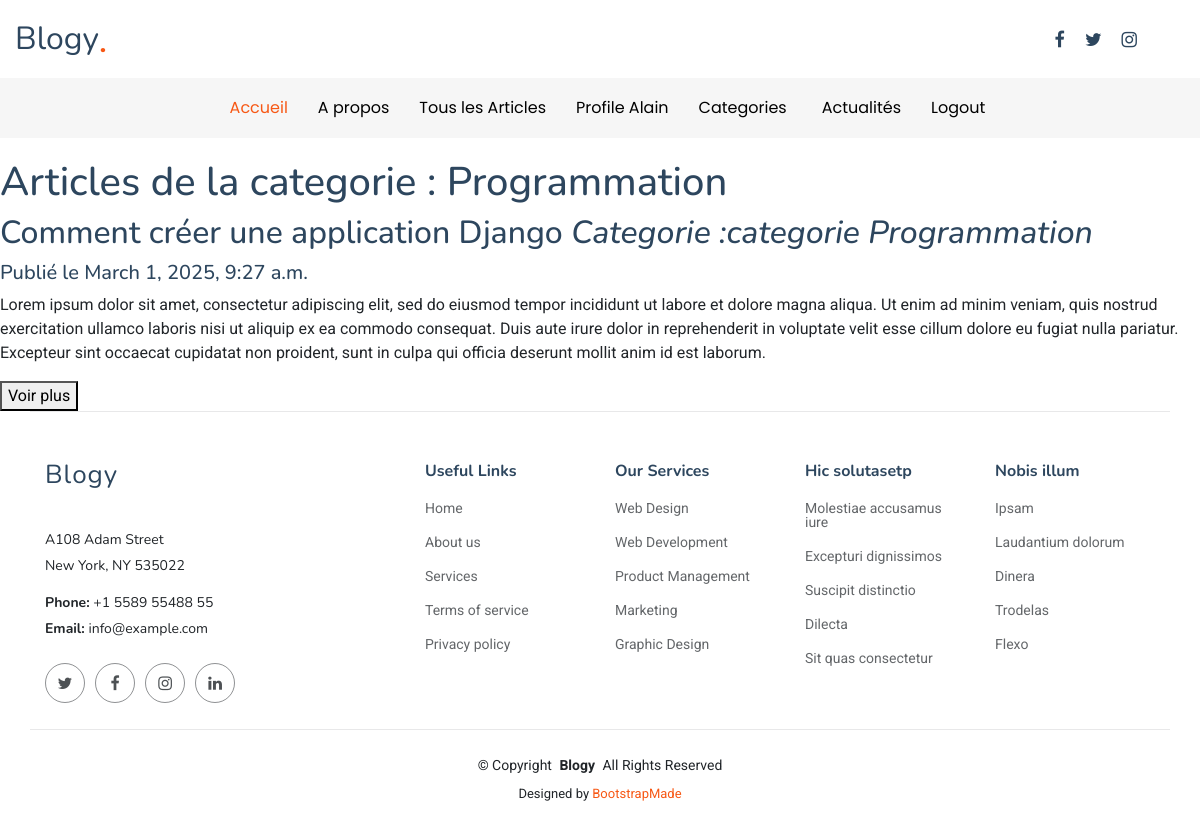
Screenshot of /category/Programmation (signed in) with the database file from the repository.
### articles/models.py (models this page shows, shortened)
class Categorie(models.Model):
    nom = models.CharField(max_length=100)
    def __str__(self):
        return "categorie " + self.nom

class Article(models.Model):
    titre = models.CharField(max_length=255)
    contenu = models.TextField(null=True)
    date_publication = models.DateTimeField(auto_now_add=True)
    categorie = models.ForeignKey('Categorie',related_name='articles', on_delete=models.CASCADE)
    auteur = models.ForeignKey(User, on_delete = models.CASCADE)
    likes = models.ManyToManyField(User, related_name = 'liked_articles', blank=True)
    favoris = models.ManyToManyField(User, related_name = 'favorite_articles', blank=True)
    image = models.ImageField(upload_to='articles_images/', blank=True, null=True )

### articles/views.py (the view)
# urls.py: path('category/<str:nom>', category, name="category"),
def category(request, nom):
    categorie =  Categorie.objects.get(nom=nom)
    articles_categorie = categorie.articles.all()
    return render(request, 'category.html', {'categorie': categorie,
                                            'articles': articles_categorie})

### articles/context_processors.py (called while the page is built)
def categories(request):
    all_categories = Categorie.objects.all()
    return {'categories': all_categories}

### articles/templates/category.html (shortened to what this page needs)
{% extends 'base.html' %}
{% block content %}
    <h1>Articles de la categorie : {{ categorie.nom }} </h1>
    {% for post in articles %}
        <h2>{{ post.titre }} <i> Categorie :{{ post.categorie }}</i></h2>
        <h5>Publié le {{ post.date_publication}}</h5>
        <p>{{ post.contenu }}</p>
        <a href="{% url 'post_detail' 'article' post.id  %}"><button>Voir plus</button></a>
        <br>
    {% endfor %}
{% endblock%}

### articles/templates/navbar.html (shortened to what this page needs)
<header id="header" class="header position-relative">
    <div class="container-fluid container-xl position-relative">
      <div class="top-row d-flex align-items-center justify-content-between">
        <a href="{% url 'home' %}" class="logo d-flex align-items-end">
          <h1 class="sitename">Blogy</h1><span>.</span>
        </a>
        <div class="d-flex align-items-center">
          <div class="social-links">
            <a href="#" class="facebook"><i class="fa fa-facebook"></i></a>
            <a href="#" class="twitter"><i class="fa fa-twitter"></i></a>
            <a href="#" class="instagram"><i class="fa fa-instagram"></i></a>
          </div>
        </div>
      </div>
    </div>
    <div class="nav-wrap">
      <div class="container d-flex justify-content-center position-relative">
        <nav id="navmenu" class="navmenu">
          <ul>
            <li><a href="{% url 'home' %}" class="active">Accueil</a></li>
            <li><a href="{% url 'about' %}">A propos</a></li>
            {% if user.is_authenticated %}
            <li><a href="{% url 'posts' %}">Tous les Articles</a></li>
            <li><a href="">Profile {{user.username}}</a></li>
            <li class="dropdown"><a href="#"><span>Categories</span> </a>
            </li>
            <li><a href="{%url 'news' %}">Actualités</a></li>
            <li><a href="{%url 'logout' %}">Logout</a></li>
            {% else %}
            <li><a href="{%url 'login' %}">Login</a></li>
            <li><a href="{%url 'register' %}">Register</a></li>
            {% endif %}
          </ul>
        </nav>
      </div>
    </div>
  </header>

### articles/templates/base.html (style rules this page uses)
:root { --default-font: "Roboto", system-ui, -apple-system, "Segoe UI", Roboto, "Helvetica Neue", Arial, "Noto Sans", "Liberation Sans", sans-serif, "Apple Color Emoji", "Segoe UI Emoji", "Segoe UI Symbol", "Noto Color Emoji"; --heading-font: "Nunito", sans-serif; --nav-font: "Poppins", sans-serif; }
:root { --background-color: #ffffff; --default-color: #212529; --heading-color: #2d465e; --accent-color: #f75815; --surface-color: #ffffff; --contrast-color: #ffffff; }
:root { --nav-color: #000000; --nav-hover-color: #f75815; --nav-mobile-background-color: #ffffff; --nav-dropdown-background-color: #ffffff; --nav-dropdown-color: #212529; --nav-dropdown-hover-color: #f75815; }
:root { scroll-behavior: smooth; }
body { color: var(--default-color); background-color: var(--background-color); font-family: var(--default-font); }
a { color: var(--accent-color); text-decoration: none; transition: 0.3s; }
h1, h2, h3, h4, h5, h6 { color: var(--heading-color); font-family: var(--heading-font); }
.header { transition: all 0.5s; z-index: 997; padding: 20px 0; }
.header .top-row { padding-bottom: 10px; }
.header .top-row .logo { text-decoration: none; }
.header .top-row .logo .sitename { font-size: 32px; font-weight: 400; color: var(--heading-color); font-family: var(--heading-font); margin: 0; }
.header .top-row .logo span { color: var(--accent-color); font-size: 28px; font-weight: 700; line-height: 1.1; }
.header .social-links a { color: var(--heading-color); padding: 0 8px; display: inline-block; font-size: 18px; transition: 0.3s; }
@media (max-width: 1200px) { .header .social-links { padding-right: 40px; } }
.header .nav-wrap { background-color: color-mix(in srgb, var(--default-color), transparent 96%); margin-top: 10px; display: flex; justify-content: center; }
@media (min-width: 1200px) { .navmenu { padding: 0; } }
@media (min-width: 1200px) { .navmenu ul { margin: 0; padding: 0; display: flex; list-style: none; align-items: center; } }
@media (min-width: 1200px) { .navmenu li { position: relative; } }
@media (min-width: 1200px) { .navmenu a, .navmenu a:focus { color: var(--nav-color); padding: 18px 15px; font-size: 16px; font-family: var(--nav-font); font-weight: 400; display: flex; align-items: center; justify-content: space-between; white-space: nowrap; transition: 0.3s; } }
@media (min-width: 1200px) { .navmenu li:last-child a { padding-right: 0; } }
@media (min-width: 1200px) { .navmenu li:hover>a, .navmenu .active, .navmenu .active:focus { color: var(--nav-hover-color); } }

### rows the page displays
Categorie: nom "Programmation"
Article: titre "Comment créer une application Django", categorie "categorie Programmation", date_publication "March 1, 2025, 9:27 a.m.", contenu "Lorem ipsum dolor sit amet, consectetur adipiscing elit, sed do eiusmod tempor incididunt ut labore et dolore magna aliqua. Ut enim ad minim veniam, quis nostrud exercitation ullamco laboris nisi ut aliquip ex ea commodo consequat. Duis aute irure dolor in reprehenderit in voluptate velit esse cillum dolore eu fugiat nulla pariatur. Excepteur sint occaecat cupidatat non proident, sunt in culpa qui officia deserunt mollit anim id est laborum."

### other values shown
{{ user.username }} "Alain"
